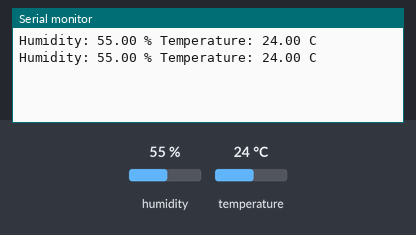
Simulated run of this sketch. Board: Arduino Uno, built with avr-gcc and run on an emulated ATmega328P. On the bench: the last lines printed to the serial monitor. Inputs (shaded band) come from the test bench; at power-on: humidity 55 %, temperature 24 °C.

Above: at 4.8 s.
4.9 s: humidity set to 22 %
At 6.5 s:
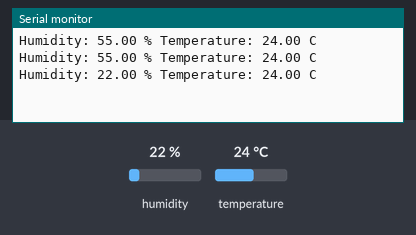
7.9 s: temperature set to 12 °C
At 9.5 s:
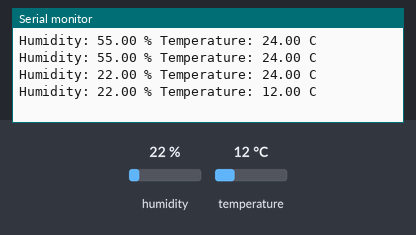
10.9 s: humidity set to 40 %
At 13.0 s:
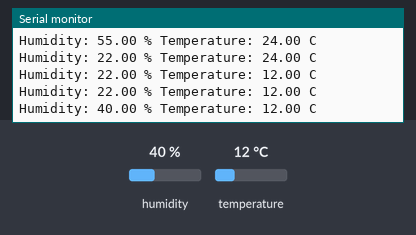
Timing chart, 0 to 14.5 s (numbered marks = the images above; inputs shaded):
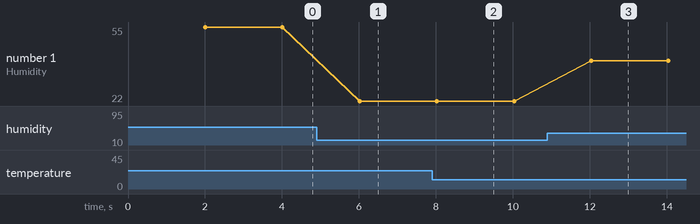

The sketch:

DHT22.ino
```cpp
// Include the libraries:

/*
Temperatura: 25.50 C, Humedad: 51.90 %
Humidity: 51.80 % Temperature: 27.90 °C | 82.22 °F Heat index: 28.50 °C | 83.29 °F
*/

#include <Adafruit_Sensor.h>
#include <DHT.h>

// Set DHT pin:
#define DHTPIN 2

#define DHTTYPE DHT22 // (AM2302)

// Initialize DHT sensor for normal 16mhz Arduino:
DHT dht = DHT(DHTPIN, DHTTYPE);

void setup() {
  // Begin serial communication at a baud rate of 9600:
  Serial.begin(9600);

  // Setup sensor:
  dht.begin();
}

void loop() {
  // Wait a few seconds between measurements:
  delay(2000);

  // Reading temperature or humidity takes about 250 milliseconds!
  // Sensor readings may also be up to 2 seconds 'old' (its a very slow sensor)

  // Read the humidity in %:
  float h = dht.readHumidity();
  // Read the temperature as Celsius:
  float t = dht.readTemperature();
  // Read the temperature as Fahrenheit:
  float f = dht.readTemperature(true);

  // Check if any reads failed and exit early (to try again):
  if (isnan(h) || isnan(t) || isnan(f)) {
    Serial.println("Failed to read from DHT sensor!");
    return;
  }

  // Compute heat index in Fahrenheit (default):
  float hif = dht.computeHeatIndex(f, h);
  // Compute heat index in Celsius:
  float hic = dht.computeHeatIndex(t, h, false);


  Serial.print("Humidity: ");
  Serial.print(h);
  Serial.print(" % ");
  Serial.print("Temperature: ");
  Serial.print(t);
  Serial.println(" C");
}
```

Measured:
- after the input at 4.9 s, the serial monitor: prints a new line after 1.1 s (image 1)
- after the input at 7.9 s, the serial monitor: prints a new line after 0.12 s (image 2)
- after the input at 10.9 s, the serial monitor: prints a new line after 1.1 s (image 3)
- plotted number 1: 55 → 22 after the input at 4.9 s, 22 → 40 after the input at 10.9 s
